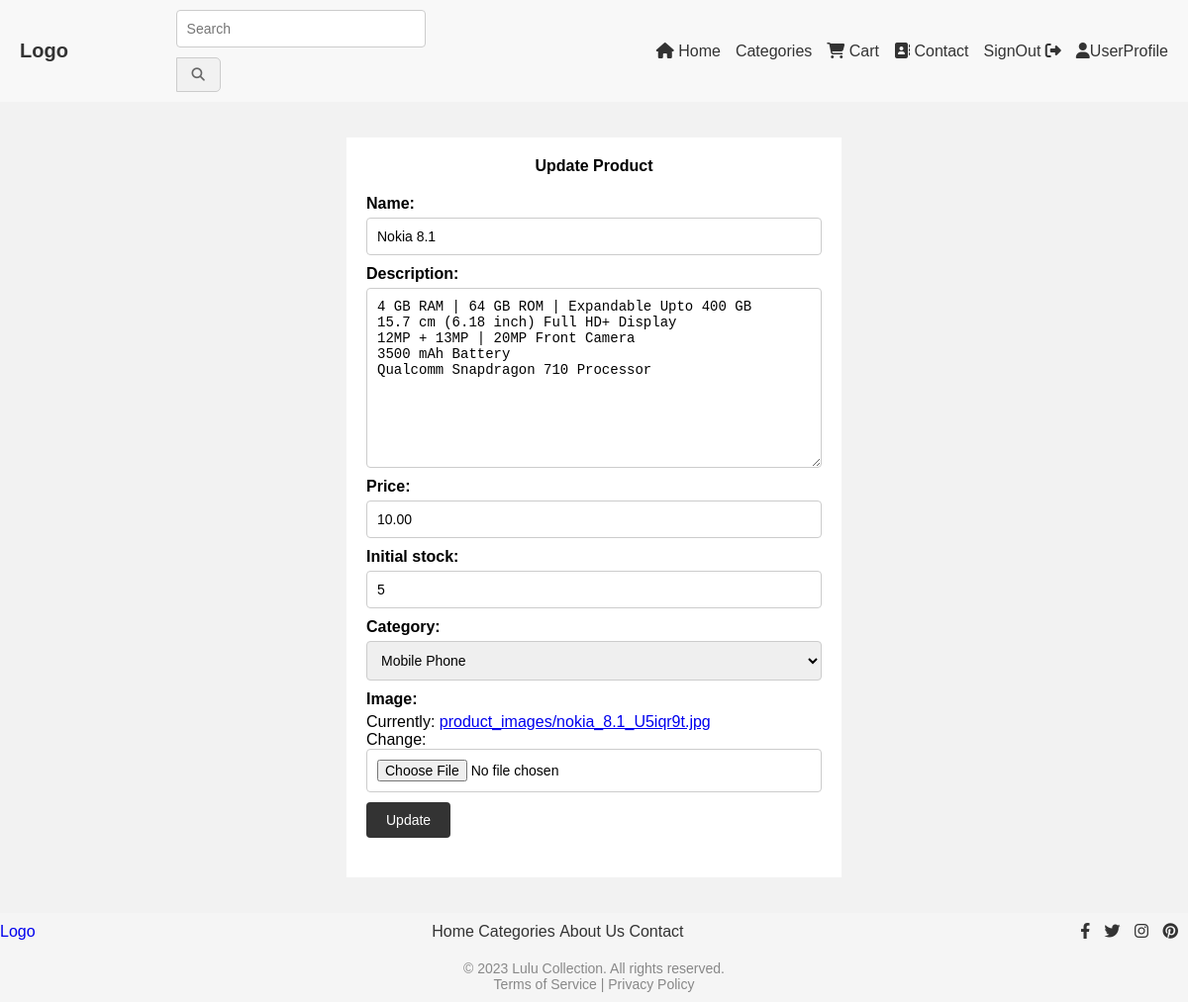
The page /seller/product/1/edit/ (signed in) on the database its author committed.
### cart/models.py (models this page shows, shortened)
class Product(models.Model):
    name = models.CharField(max_length=200)
    description = models.TextField()
    price = models.DecimalField(max_digits=8, decimal_places=2)
    initial_stock = models.PositiveIntegerField(default=0)  # Add initial stock field
    stock = models.PositiveIntegerField(default=0)  # Add remaining stock field
    category = models.ForeignKey(Category, on_delete=models.CASCADE)
    seller = models.ForeignKey(Seller, on_delete=models.CASCADE)
    image = models.ImageField(upload_to='product_images')

class Category(models.Model):
    name = models.CharField(max_length=100)
    def __str__(self):
        return self.name

### cart/views.py (the view)
# urls.py: path('seller/product/<int:product_id>/edit/', views.seller_editproduct, name='seller_editproduct'),
@login_required(login_url='seller_login')
def seller_editproduct(request, product_id):
    products = get_object_or_404(Product, id=product_id)
    if request.method == 'POST':
        form = ProductForm(request.POST, request.FILES, instance=products)
        if form.is_valid():
            form.save()
            return redirect('seller_dashboard')
    else:
        form = ProductForm(instance=products)
        return render(request, 'seller_editproduct.html', {'form':form})

### cart/forms.py
class ProductForm(forms.ModelForm):
    class Meta:
        model = Product
        fields = ['name', 'description', 'price', 'initial_stock', 'category', 'image']

### templates/seller_editproduct.html (shortened to what this page needs)
<link rel="stylesheet" href="/css/sellereditproduct.css">
{% extends 'base.html' %}
{% block content %}
  <div class="container">
    <h4>Update Product</h4>
  <form method="post" enctype="multipart/form-data">
    {{ form.as_p }}
    <input type="submit" value="Update">
  </form>
</div>
{% endblock %}

### media/css/sellereditproduct.css (style rules this page uses)
* { margin: 0; padding: 0; box-sizing: border-box; }
body { font-family: Arial, sans-serif; background-color: #f2f2f2; }
.container { max-width: 500px; margin: 3% auto; padding: 20px; background-color: #fff; }
h4 { margin-bottom: 20px; text-align: center; }
form { margin-bottom: 20px; }
label { display: block; margin-bottom: 5px; font-weight: bold; }
input[type="text"], input[type="password"] { width: 100%; padding: 10px; border: 1px solid #ccc; border-radius: 4px; font-size: 14px; margin-bottom: 10px; }
input[type="submit"] { background-color: #333; color: #fff; border: none; border-radius: 4px; padding: 10px 20px; cursor: pointer; font-size: 14px; transition: background-color 0.3s ease; }
input[type="file"] { width: 100%; padding: 10px; border: 1px solid #ccc; border-radius: 4px; font-size: 14px; margin-bottom: 10px; }
select { width: 100%; padding: 10px; border: 1px solid #ccc; border-radius: 4px; font-size: 14px; margin-bottom: 10px; }
input[type="number"] { width: 100%; padding: 10px; border: 1px solid #ccc; border-radius: 4px; font-size: 14px; margin-bottom: 10px; }
textarea { width: 100%; padding: 10px; border: 1px solid #ccc; border-radius: 4px; font-size: 14px; margin-bottom: 10px; }

### rows shown on the page
Product: name "Nokia 8.1", description "4 GB RAM | 64 GB ROM | Expandable Upto 400 GB 15.7 cm (6.18 inch) Full HD+ Display 12MP + 13MP | 20MP Front Camera 3500 mAh Battery Qualcomm Snapdragon 710 Processor", price "10.00", initial_stock "5", category "Mobile Phone"
